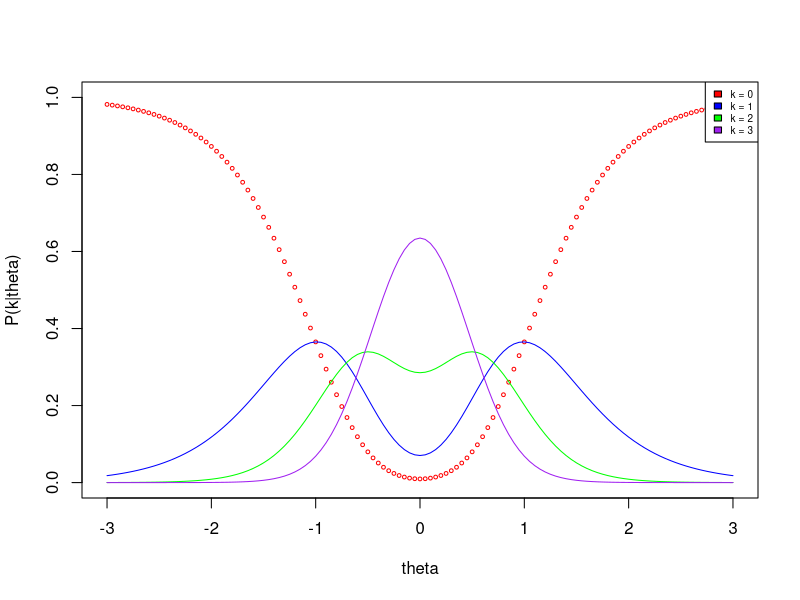

This figure's R source:
## Matt -- you had sum(tau[1:l+1])
## --- needed to be sum(tau[1:(l+1)])


#' probability
#' 
#' @k Option k of item j
#' @numCats The number of response options for the item: k = {0,1,...,numCats-1}
#' @theta The postion of the respondent on the latent trait scale
#' @alpha The discrimination parameter of item j
#' @delta The location parameter of item j
#' @tau  A vector of K-1 threshold parameters: {tau_j1, tau_j2, ..., tau_j(k-1)}
#' 
#' @return The probability that resopndent will choose response category k.
probability<-function(k, numCats, theta, alpha, delta, tau){
         
  singleExp<-function(l, numCats, theta, alpha, delta, tau){
    return(exp(alpha*(l*(theta-delta) - sum(tau[1:(l+1)]))) +
             exp(alpha*((2*numCats-1-l)*(theta-delta)-sum(tau[1:(l+1)])))
    )
  }
         
      denom_vals = sapply(c(0:(numCats-1)), singleExp, numCats=numCats, theta=theta, alpha=alpha, delta=delta, tau=tau)
      numerator = denom_vals[k+1] 
      ## k takes on values {0,1,...,numCats-1}, but denom_vals indexes from {1,2,...,numCats}
      return (numerator / sum(denom_vals))
}

probability(0, 5, 0, 2, 1, c(0,1,2, 3, 4))

### replicating figure 1
testFun<-function(x, k){
  return(probability(k, numCats = 4, theta = x, alpha = 2, delta = 0, tau = c(0,-1, -.7, -.4))) # (tau_0 = 0 by definition)
}
testFun(0, 3)

dev.off()
par(mfrow=c(1,1))
theta_vec<-seq(-3, 3, by=.05)
cols = c('red', 'blue', 'green', 'purple')
for(k in 0:3){
  if(k==0){
  plot(theta_vec, sapply(theta_vec, function(x){testFun(x,k)}), 
       xlab="theta", ylab = paste0("P(k|theta)"), ylim = c(0,1),
       cex=.5,col=cols[k+1])}
  else{
  lines(theta_vec, sapply(theta_vec, function(x){testFun(x,k)}), 
       xlab="", ylab ='', ylim = c(0,1),
       cex=.5,col=cols[k+1])
  }
  par(new=T)
} 
legend('topright', fill = cols, legend=paste("k =",c(0:3)),cex=.6)


?plot
